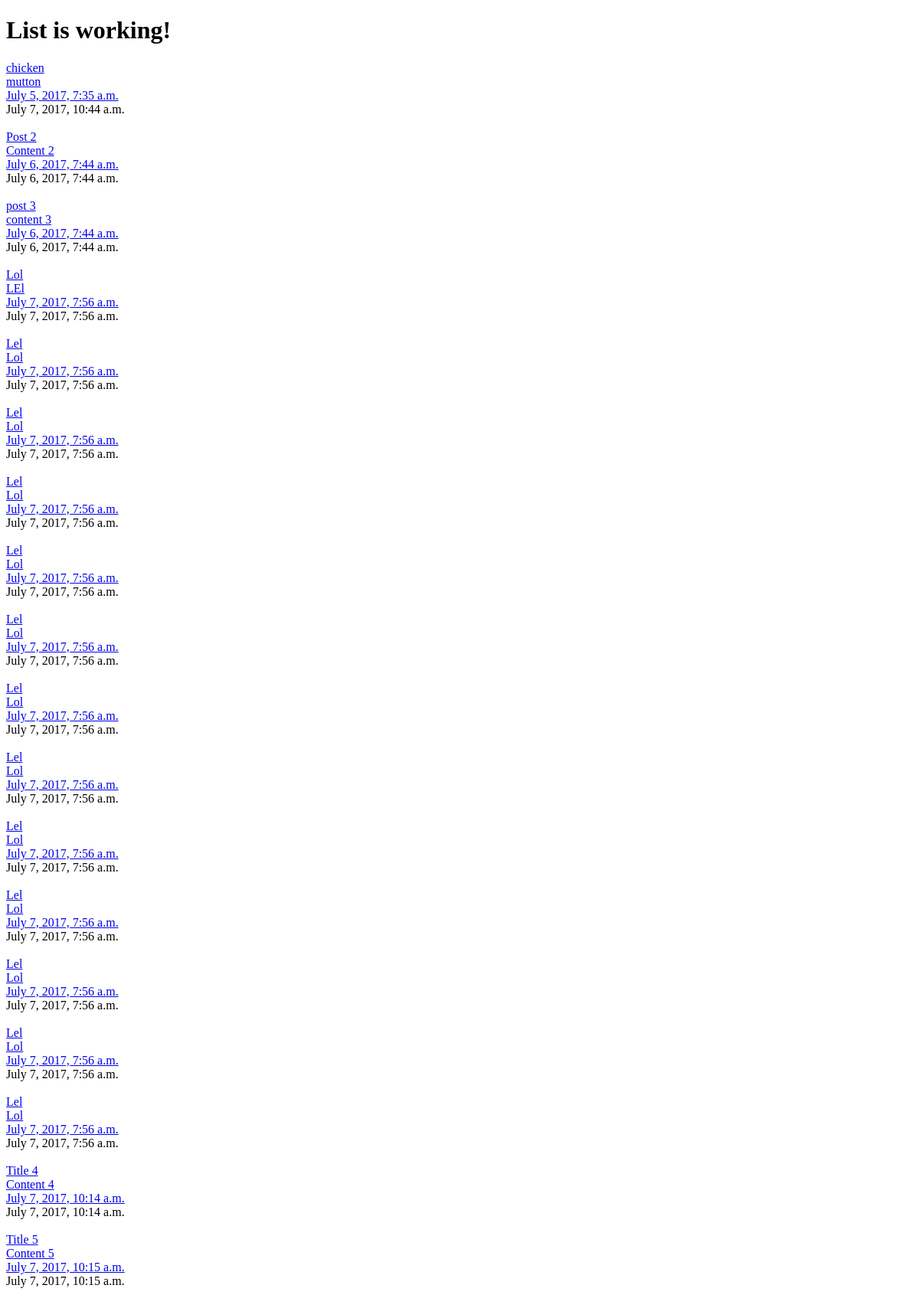
The app's page /posts/, older data.
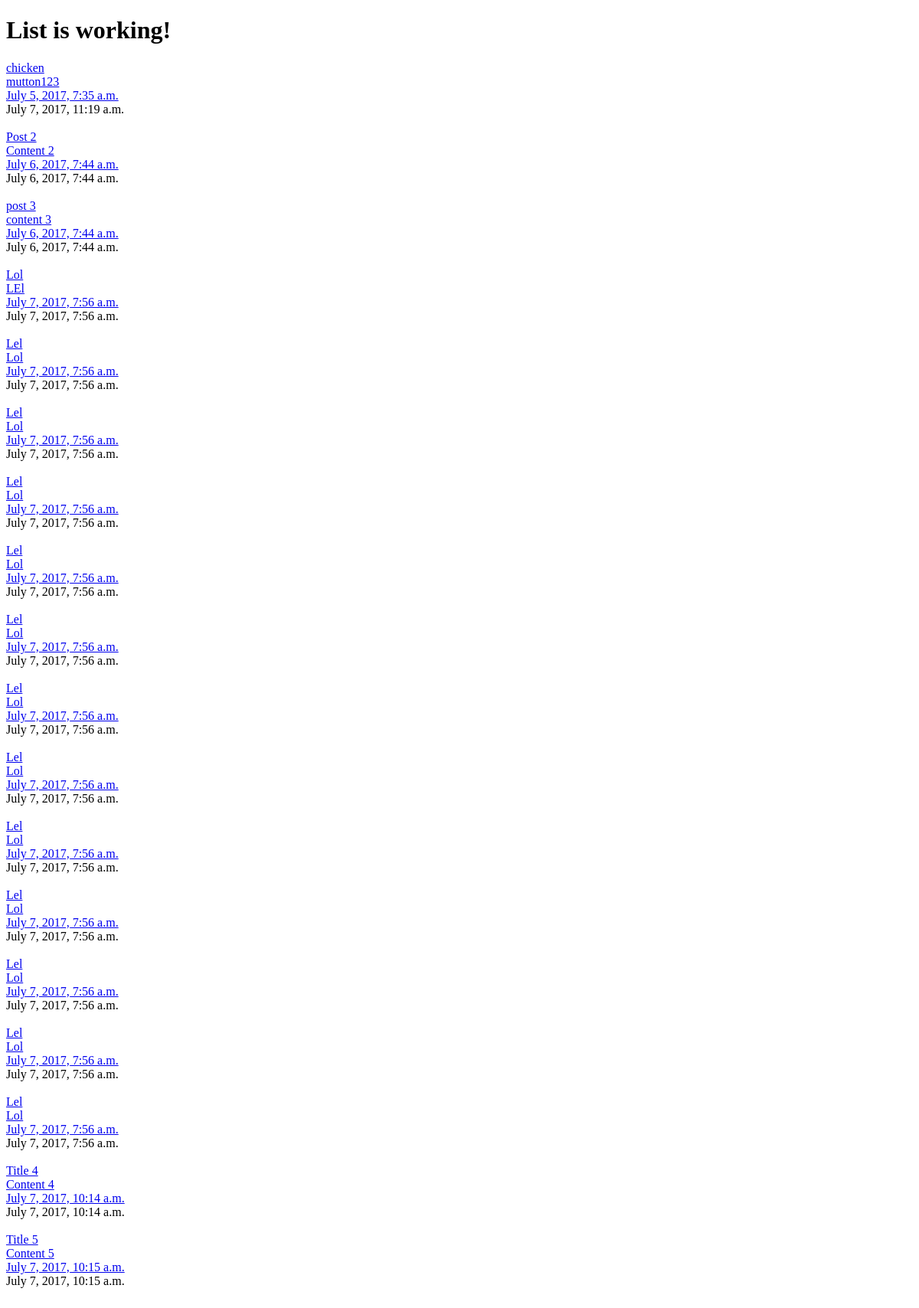
The same page, newer data.
### posts/models.py (models this page shows, shortened)
class Post(models.Model):
	title = models.CharField(max_length=120)
	content = models.TextField()
	last_updated = models.DateTimeField(auto_now=True, auto_now_add=False)
	posted = models.DateTimeField(auto_now=False, auto_now_add=True)
	def get_absolute_url(self):
		return reverse("posts:detail", kwargs={"id":self.id})

### posts/views.py (the view)
def post_list(request):
	querySet = Post.objects.all()
	context = {
		"listOfPosts" : querySet,
		"function" : "List"
	}
	return render(request, "index.html", context)

### templates/index.html (shortened to what this page needs)
<!DOCTYPE html>
<html>
<head>
</head>
<body>
	<h1>{{ function }} is working!</h1>
	{% for post in listOfPosts %}
	<a href='/posts/{{ post.id }}/'>{{ post.title }}</a><br>
	<a href='{% url "posts:detail" id=post.id %}'>{{ post.content }}</a><br>
	<a href="{{ post.get_absolute_url }}">{{ post.posted }}</a><br>
	{{ post.last_updated }}<br><br>
	{% endfor %}
</body>
</html>

Row changes from the older to the newer data that the page shows:
changed Post "chicken": content "mutton" → "mutton123"; last_updated "July 7, 2017, 10:44 a.m." → "July 7, 2017, 11:19 a.m."
